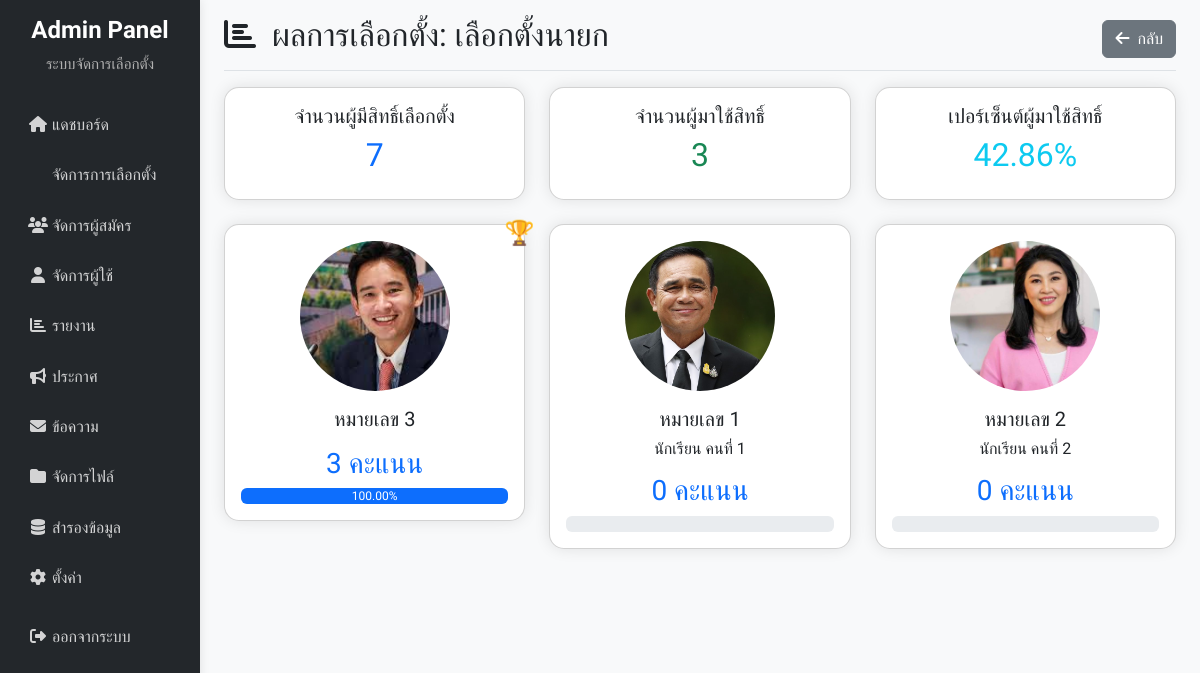
The page /admin/pages/election_result.php?id=10 (signed in) on the database its author committed.
### tables this page shows
CREATE TABLE `voting` (
  `vote_id` int(11) NOT NULL,
  `vote_name` varchar(255) NOT NULL,
  `description` text DEFAULT NULL,
  `date` date NOT NULL,
  `start_time` time NOT NULL,
  `end_time` time NOT NULL,
  `status` enum('draft','active','completed','cancelled') DEFAULT 'draft',
  `total_votes` int(11) DEFAULT 0,
  `created_by` int(11) NOT NULL,
  `created_at` timestamp NOT NULL DEFAULT current_timestamp(),
  `updated_at` timestamp NOT NULL DEFAULT current_timestamp() ON UPDATE current_timestamp()
);

CREATE TABLE `candidates` (
  `candidate_id` int(11) NOT NULL,
  `vote_id` int(11) NOT NULL,
  `user_id` int(11) NOT NULL,
  `candidate_number` int(11) NOT NULL,
  `description` text DEFAULT NULL,
  `image_path` varchar(255) DEFAULT NULL,
  `vote_count` int(11) DEFAULT 0,
  `created_at` timestamp NOT NULL DEFAULT current_timestamp()
);

CREATE TABLE `users` (
  `id` int(11) NOT NULL,
  `username` varchar(50) NOT NULL,
  `password` varchar(255) NOT NULL,
  `fullname` varchar(100) NOT NULL,
  `email` varchar(100) NOT NULL,
  `role_id` int(11) NOT NULL DEFAULT 2,
  `status` enum('active','inactive') DEFAULT 'active',
  `created_at` timestamp NOT NULL DEFAULT current_timestamp(),
  `updated_at` timestamp NOT NULL DEFAULT current_timestamp() ON UPDATE current_timestamp()
);

### admin/pages/election_result.php (the view, shortened to what this page needs)
<?php
$objCon = connectDB();
$election_id = mysqli_real_escape_string($objCon, $_GET['id']);
$sql = "SELECT v.*,
        (SELECT COUNT(*) FROM votes WHERE vote_id = v.vote_id) as total_votes
        FROM voting v
        WHERE v.vote_id = $election_id";
$result = mysqli_query($objCon, $sql);
$election = mysqli_fetch_assoc($result);
$sql = "SELECT c.*, u.fullname,
        (SELECT COUNT(*) FROM votes v WHERE v.candidate_id = c.candidate_id) as vote_count
        FROM candidates c
        LEFT JOIN users u ON c.user_id = u.id
        WHERE c.vote_id = $election_id
        ORDER BY vote_count DESC, c.candidate_number ASC";
$candidates = mysqli_query($objCon, $sql);
?>
<!DOCTYPE html>
<html lang="th">
<head>
    <link href="../../bootstrap523/css/bootstrap.min.css" rel="stylesheet">
    <link rel="stylesheet" href="https://cdnjs.cloudflare.com/ajax/libs/font-awesome/6.4.0/css/all.min.css">
</head>
<body>
<div class="container-fluid">
    <div class="row">
        <?php include_once("../includes/sidebar.php"); ?>
        <main class="col-md-9 ms-sm-auto col-lg-10 px-md-4">
            <div class="d-flex justify-content-between flex-wrap flex-md-nowrap align-items-center pt-3 pb-2 mb-3 border-bottom">
                <h1 class="h2">
                    <i class="fas fa-chart-bar me-2"></i>
                    ผลการเลือกตั้ง: <?php echo htmlspecialchars($election['vote_name']); ?>
                </h1>
                <a href="elections.php" class="btn btn-secondary">
                    <i class="fas fa-arrow-left me-2"></i>กลับ
                </a>
            </div>
            <div class="row mb-4">
                <div class="col-md-4">
                    <div class="card">
                        <div class="card-body text-center">
                            <h5 class="card-title">จำนวนผู้มีสิทธิ์เลือกตั้ง</h5>
                            <h2 class="text-primary">
                                <?php
                                $sql = "SELECT COUNT(*) as total FROM users WHERE role_id = 2";
                                $result = mysqli_query($objCon, $sql);
                                $row = mysqli_fetch_assoc($result);
                                echo number_format($row['total']);
                                ?>
                            </h2>
                        </div>
                    </div>
                </div>
                <div class="col-md-4">
                    <div class="card">
                        <div class="card-body text-center">
                            <h5 class="card-title">จำนวนผู้มาใช้สิทธิ์</h5>
                            <h2 class="text-success">
                                <?php echo number_format($election['total_votes']); ?>
                            </h2>
                        </div>
                    </div>
                </div>
                <div class="col-md-4">
                    <div class="card">
                        <div class="card-body text-center">
                            <h5 class="card-title">เปอร์เซ็นต์ผู้มาใช้สิทธิ์</h5>
                            <h2 class="text-info">
                                <?php
                                $percentage = ($row['total'] > 0) ? ($election['total_votes'] / $row['total']) * 100 : 0;
                                echo number_format($percentage, 2) . '%';
                                ?>
                            </h2>
                        </div>
                    </div>
                </div>
            </div>
            <div class="row">
                <?php
                $highest_votes = 0;
                $first = true;
                while ($candidate = mysqli_fetch_assoc($candidates)):
                    if ($first) {
                        $highest_votes = $candidate['vote_count'];
                        $first = false;
                    }
                ?>
                    <div class="col-md-4 mb-4">
                        <div class="card candidate-card <?php echo ($candidate['vote_count'] == $highest_votes && $highest_votes > 0) ? 'winner' : ''; ?>">
                            <div class="card-body">
                                <div class="text-center mb-3">
                                    <?php if ($candidate['image_path']): ?>
                                        <img src="../../<?php echo htmlspecialchars($candidate['image_path']); ?>"
                                             alt="รูปผู้สมัคร"
                                             class="img-fluid rounded-circle"
                                             style="width: 150px; height: 150px; object-fit: cover;">
                                    <?php endif; ?>
                                </div>
                                <h5 class="card-title text-center">
                                    หมายเลข <?php echo $candidate['candidate_number']; ?>
                                </h5>
                                <h6 class="text-center mb-3">
                                    <?php echo isset($candidate['fullname']) ? htmlspecialchars($candidate['fullname']) : '-'; ?>
                                </h6>
                                <div class="text-center">
                                    <h3 class="text-primary mb-2">
                                        <?php echo number_format($candidate['vote_count']); ?> คะแนน
                                    </h3>
                                    <div class="progress">
                                        <?php
                                        $vote_percentage = ($election['total_votes'] > 0) ?
                                            ($candidate['vote_count'] / $election['total_votes']) * 100 : 0;
                                        ?>
                                        <div class="progress-bar"
                                             role="progressbar"
                                             style="width: <?php echo $vote_percentage; ?>%"
                                             aria-valuenow="<?php echo $vote_percentage; ?>"
                                             aria-valuemin="0"
                                             aria-valuemax="100">
                                            <?php echo number_format($vote_percentage, 2); ?>%
                                        </div>
                                    </div>
                                </div>
                            </div>
                        </div>
                    </div>
                <?php endwhile; ?>
            </div>
        </main>
    </div>
</div>
</body>
</html>

### admin/pages/election_result.php (style rules this page uses)
body { font-family: 'Kanit', sans-serif; background-color: #f8f9fa; }
.card { border-radius: 15px; box-shadow: 0 0 15px rgba(0,0,0,0.1); }
.candidate-card { transition: transform 0.2s; }
.winner { position: relative; }
.winner::after { content: '🏆'; position: absolute; top: -10px; right: -10px; font-size: 24px; }

### rows shown on the page
voting: vote_name "เลือกตั้งนายก"
candidates: image_path (picture), candidate_number "3", vote_count "3", $vote_percentage 100 (drawn), vote_percentage "100.00"
candidates: image_path (picture), candidate_number "1", user.fullname "นักเรียน คนที่ 1", vote_count "0"
candidates: image_path (picture), candidate_number "2", user.fullname "นักเรียน คนที่ 2", vote_count "0"

### other values the page prints
$row['total'] "7"
$election['total_votes'] "3"
$percentage "42.86"
